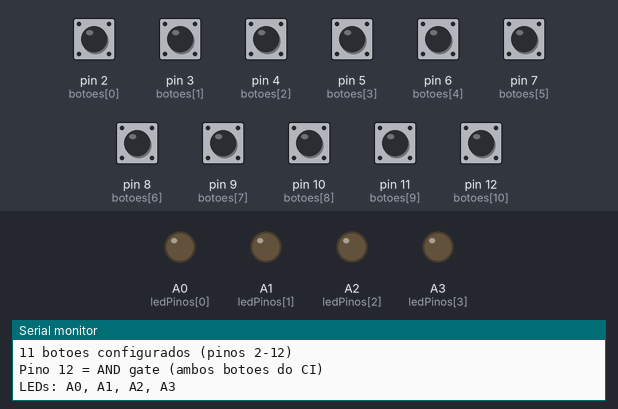
The sketch below on a simulated Arduino Uno, built with avr-gcc and run on an emulated ATmega328P. Shown: output pins drawn as LEDs (lit = HIGH), the last lines printed to the serial monitor. Inputs (shaded band) come from the test bench; at power-on: pin 2 (botoes[0]), pin 3 (botoes[1]), pin 4 (botoes[2]), pin 5 (botoes[3]), pin 6 (botoes[4]), pin 7 (botoes[5]), pin 8 (botoes[6]), pin 9 (botoes[7]), pin 10 (botoes[8]), pin 11 (botoes[9]), pin 12 (botoes[10]) LOW.

Above: at 1.2 s.
1.3 s: pin 2 (botoes[0]) pulled HIGH for 0.15 s
At 2.6 s:
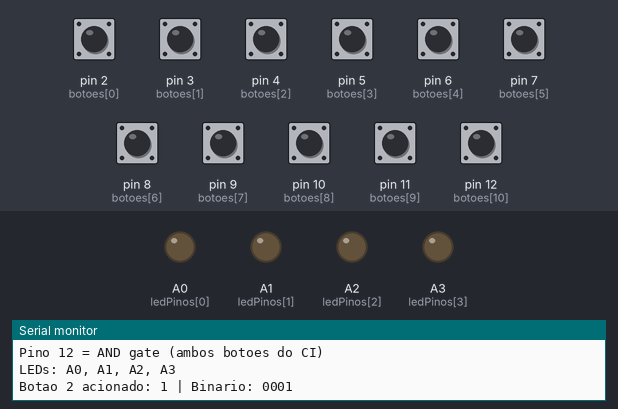
2.9 s: pin 3 (botoes[1]) pulled HIGH for 0.15 s
At 4.0 s:
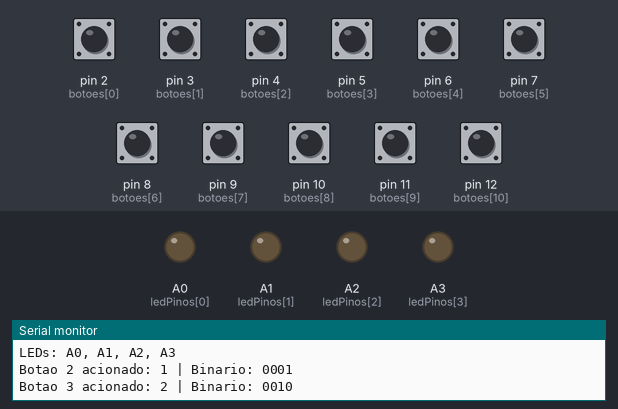
4.5 s: pin 4 (botoes[2]) pulled HIGH for 0.15 s
At 5.3 s:
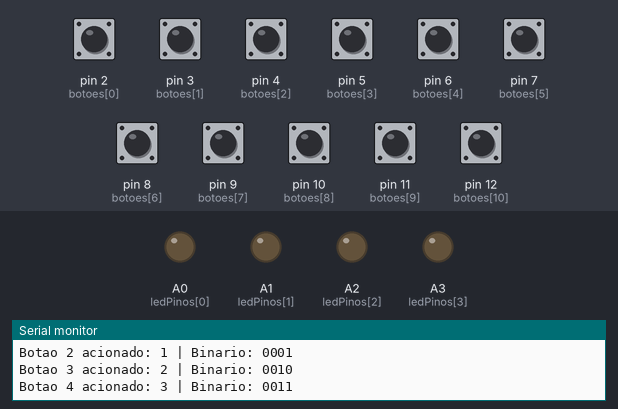
6.1 s: pin 5 (botoes[3]) pulled HIGH for 0.15 s
At 6.6 s:
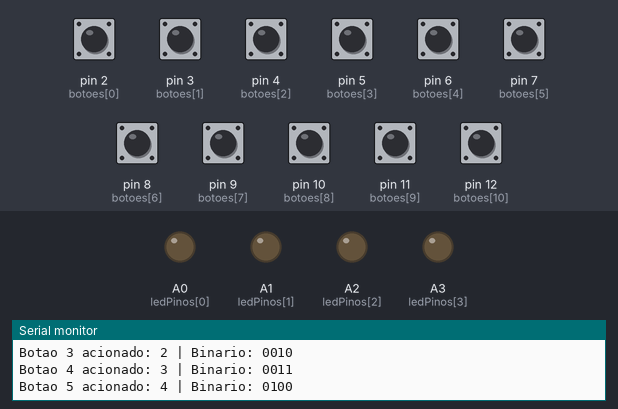
7.7 s: pin 6 (botoes[4]) pulled HIGH for 0.15 s
At 9.0 s:
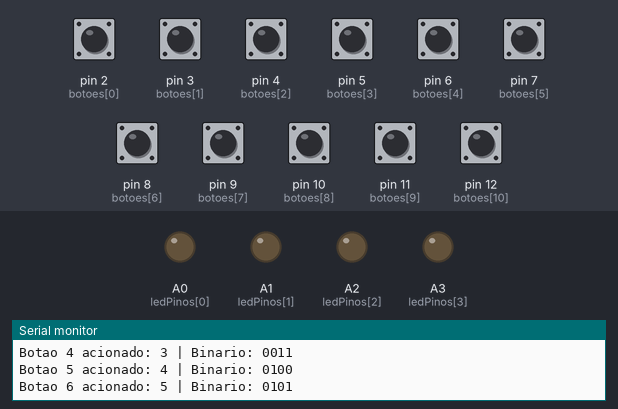
9.3 s: pin 7 (botoes[5]) pulled HIGH for 0.15 s
At 10.4 s:
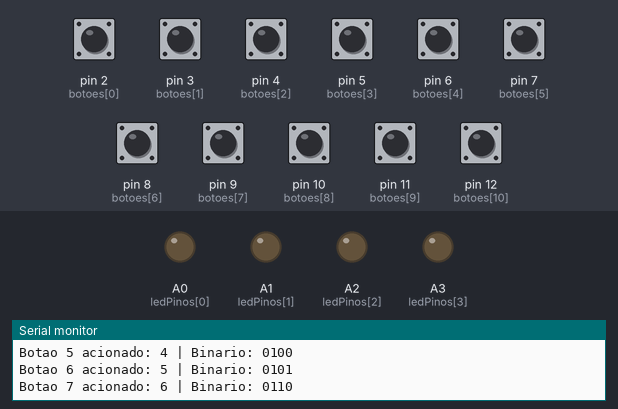
Timing chart, 0 to 11.9 s (numbered marks = the images above; inputs shaded):
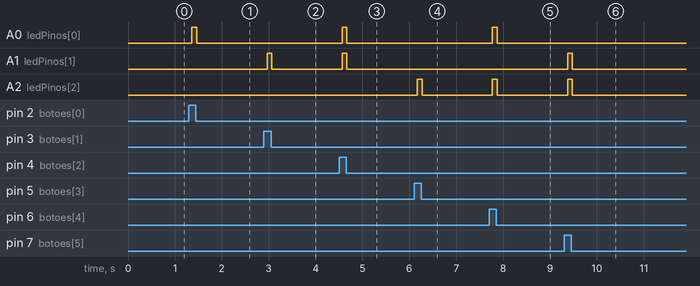

The sketch:

simula_o_projeto_final_1.ino
```cpp
// --- CONFIGURAÇÃO DOS PINOS ---
const int botoes[] = {2, 3, 4, 5, 6, 7, 8, 9, 10, 11, 12};
const int numBotoes = 11;

const int ledPinos[] = {A0, A1, A2, A3};
const int numLeds = 4;

void setup() {
  Serial.begin(9600);

  // Configura os botões como entrada
  for (int i = 0; i < numBotoes; i++) {
    pinMode(botoes[i], INPUT);
  }

  // Configura os LEDs como saída
  for (int i = 0; i < numLeds; i++) {
    pinMode(ledPinos[i], OUTPUT);
  }

  // Inicializa todos os LEDs apagados
  apagarLeds();

  Serial.println("=== SISTEMA PRONTO ===");
  Serial.println("11 botoes configurados (pinos 2-12)");
  Serial.println("Pino 12 = AND gate (ambos botoes do CI)");
  Serial.println("LEDs: A0, A1, A2, A3");
  Serial.println();
}

void loop() {
  int botaoAcionado = 0; // 0 = nenhum botão

  // Verifica qual botão está pressionado
  for (int i = 0; i < numBotoes; i++) {
    if (digitalRead(botoes[i]) == HIGH) {
      botaoAcionado = i + 1; // Botões numerados de 1 a 11
      break; // Pega o primeiro botão pressionado
    }
  }

  // Atualiza os LEDs em binário
  if (botaoAcionado > 0) {
    exibirBinario(botaoAcionado);

    // Mostra no Serial
    Serial.print("Botao ");
    Serial.print(botoes[botaoAcionado - 1]); // Mostra o número do pino
    Serial.print(" acionado: ");
    Serial.print(botaoAcionado);
    Serial.print(" | Binario: ");

    // Mostra o binário formatado
    for (int i = 3; i >= 0; i--) {
      Serial.print(bitRead(botaoAcionado, i));
    }
    Serial.println();
  } else {
    // Nenhum botão pressionado - apaga LEDs
    apagarLeds();
  }

  delay(100); // Pequeno delay para estabilidade
}

// Função para acender LEDs em padrão binário
void exibirBinario(int numero) {
  for (int i = 0; i < numLeds; i++) {
    // Lê o bit i do número e acende/apaga o LED correspondente
    int estadoBit = bitRead(numero, i);
    digitalWrite(ledPinos[i], estadoBit);
  }
}

// Função para apagar todos os LEDs
void apagarLeds() {
  for (int i = 0; i < numLeds; i++) {
    digitalWrite(ledPinos[i], LOW);
  }
}
```

Measured:
- after the input at 1.3 s, A0 (ledPinos[0]): LOW → HIGH after 0.06 s, → LOW 0.10 s later
- after the input at 2.9 s, A1 (ledPinos[1]): LOW → HIGH after 0.07 s, → LOW 0.10 s later
- after the input at 4.5 s, A0 (ledPinos[0]), A1 (ledPinos[1]): LOW → HIGH after 0.07 s, → LOW 0.10 s later
- after the input at 6.1 s, A2 (ledPinos[2]): LOW → HIGH after 0.07 s, → LOW 0.10 s later
- after the input at 7.7 s, A0 (ledPinos[0]), A2 (ledPinos[2]): LOW → HIGH after 0.07 s, → LOW 0.10 s later
- after the input at 9.3 s, A1 (ledPinos[1]), A2 (ledPinos[2]): LOW → HIGH after 0.07 s, → LOW 0.10 s later
